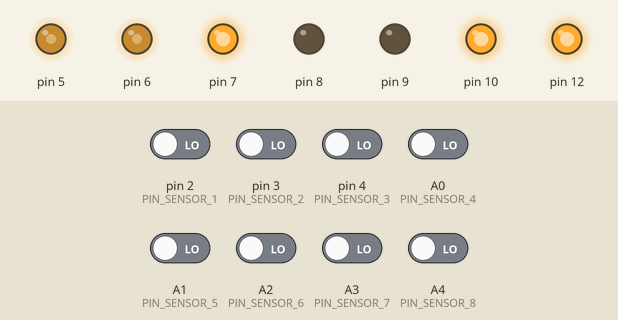
Recording of a program running on a simulated Arduino Nano, built with avr-gcc and run on an emulated ATmega328P. On the bench: output pins drawn as LEDs (lit = HIGH). The test bench sets the inputs (shaded band); at power-on: A0 (PIN_SENSOR_4), A1 (PIN_SENSOR_5), A2 (PIN_SENSOR_6), A3 (PIN_SENSOR_7), A4 (PIN_SENSOR_8), pin 2 (PIN_SENSOR_1), pin 3 (PIN_SENSOR_2), pin 4 (PIN_SENSOR_3) LOW.

Above: at 1.2 s.
1.3 s: pin 2 (PIN_SENSOR_1) driven HIGH
4.3 s: A2 (PIN_SENSOR_6) driven HIGH
7.3 s: A2 (PIN_SENSOR_6) driven LOW
10.3 s: pin 2 (PIN_SENSOR_1) driven LOW
13.3 s: pin 2 (PIN_SENSOR_1) driven HIGH and pin 3 (PIN_SENSOR_2) driven HIGH and pin 4 (PIN_SENSOR_3) driven HIGH and A0 (PIN_SENSOR_4) driven HIGH and A1 (PIN_SENSOR_5) driven HIGH
At 14.5 s:
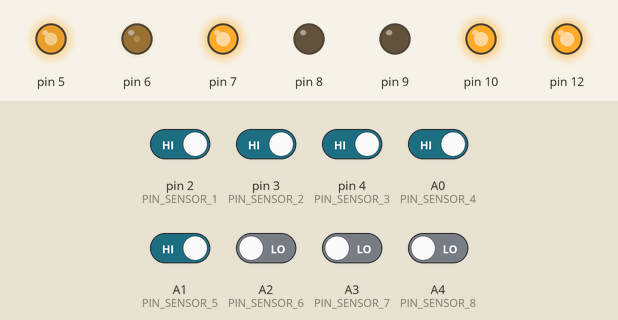
14.8 s: pin 4 (PIN_SENSOR_3) driven LOW
At 60.2 s:
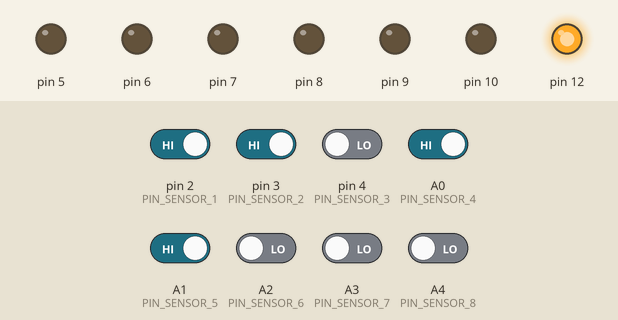
Timing chart, 0 to 60.5 s (numbered marks = the images above; inputs shaded):
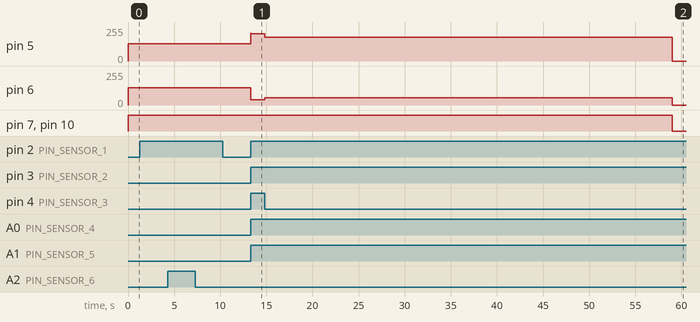

Measured:
- after the input at 13.3 s, pin 5: 130/255 → 206/255 at once; pin 6: 130/255 → 40/255 at once
- after the input at 14.8 s, pin 5: 206/255 → 179/255 after 0.05 s, → 180/255 0.06 s later, → 0/255 44.1 s later; pin 6: 40/255 → 55/255 after 0.05 s, → 54/255 0.06 s later, → 0/255 44.1 s later

The program:

main.cpp
```cpp
#include <Arduino.h>
#include "Config.h"
#include "LineFollower.h"

/**
 * @file main.cpp
 * @brief Ponto de entrada principal do firmware do seguidor de linha competitivo.
 */

// Instância global do controlador do robô
LineFollower robot;

void setup() {
    robot.begin();
}

void loop() {
    robot.update();
}
```

LineFollower.h
```cpp
#ifndef LINE_FOLLOWER_H
#define LINE_FOLLOWER_H

#include <Arduino.h>
#include "Config.h"
#include "RobotState.h"
#include "LineSensors.h"
#include "MotorDriver.h"

/**
 * @class LineFollower
 * @brief Orquestrador principal do robô seguidor de linha (FSM, PID, diagnósticos, timers).
 */
class LineFollower {
public:
    LineFollower();

    /**
     * @brief Inicializa o robô, motores, sensores e pinos de controle.
     */
    void begin();

    /**
     * @brief Função de atualização executada repetidamente no loop() principal.
     */
    void update();

    /**
     * @brief Retorna o estado atual da máquina de estados do robô.
     */
    RobotState getState() const;

    /**
     * @brief Habilita ou desabilita a transmissão de dados de diagnóstico pela Serial.
     */
    void setDiagnosticEnabled(bool enabled);

    /**
     * @brief Permite ajustar os ganhos PID em tempo de execução.
     */
    void setPIDGains(float kp, float kd, float ki);

    /**
     * @brief Exibe as métricas de diagnóstico na Serial se habilitado.
     */
    void printDiagnostic();

private:
    LineSensors _sensors;
    MotorDriver _motors;
    RobotState  _state;

    float _kp;
    float _kd;
    float _ki;

    float _lastError;
    float _filteredDerivative;
    float _integral;

    uint32_t _lastLoopTimeMicros;
    uint32_t _startTimeMs;
    uint32_t _stateTimerMs;
    uint32_t _lastDiagTimeMs;
    uint32_t _countdownLedTimerMs;

    uint8_t _intersectionConfirmCount;
    uint8_t _intersectionExitCount;
    bool    _diagnosticEnabled;
    bool    _ledState;

    void processWaitingStart();
    void processStartCountdown();
    void processFollowingLine(uint32_t elapsedMicros);
    void processIntersectionCrossing();
    void processGapCrossing();
    void processSearchingLine();
    void processStopped();
    void checkSafetyTimeout();
};

#endif // LINE_FOLLOWER_H
```

LineSensors.h
```cpp
#ifndef LINE_SENSORS_H
#define LINE_SENSORS_H

#include <Arduino.h>
#include "Config.h"

/**
 * @class LineSensors
 * @brief Gerencia a leitura, filtragem e cálculo de posição do módulo HY-S301 de 8 sensores digitais IR.
 */
class LineSensors {
public:
    LineSensors();

    /**
     * @brief Inicializa os pinos dos sensores e habilita o emissor IR.
     */
    void begin();

    /**
     * @brief Executa a leitura simultânea dos 8 canais e calcula a posição ponderada da linha.
     */
    void update();

    /**
     * @brief Retorna a máscara binária dos 8 sensores (Bit 7 = S1 / Extremo Esquerdo, Bit 0 = S8 / Extremo Direito).
     */
    uint8_t getRawBitmask() const;

    /**
     * @brief Retorna a quantidade de sensores que identificam a linha preta no ciclo atual.
     */
    uint8_t getActiveCount() const;

    /**
     * @brief Retorna o deslocamento lateral calculado da linha em relação ao centro do robô (-3500 a +3500).
     */
    int16_t getPosition() const;

    /**
     * @brief Retorna a última posição válida calculada quando a linha estava visível.
     */
    int16_t getLastValidPosition() const;

    /**
     * @brief Indica se ao menos um sensor está detectando a linha preta.
     */
    bool isLineDetected() const;

    /**
     * @brief Verifica se a contagem de sensores ativos atinge o limiar de cruzamento.
     * @param threshold Limiar mínimo de sensores ativos (ex: 5).
     */
    bool isIntersection(uint8_t threshold = INTERSECTION_SENSOR_THRESHOLD) const;

    /**
     * @brief Verifica se todos os sensores estão identificando fundo branco (fora da linha).
     */
    bool isAllWhite() const;

    /**
     * @brief Verifica se todos os 8 sensores estão identificando linha preta simultaneamente.
     */
    bool isAllBlack() const;

    /**
     * @brief Retorna o estado lógico individual de um sensor (0 = branco, 1 = linha preta).
     * @param index Índice do sensor (0 a 7).
     */
    uint8_t getSensorState(uint8_t index) const;

private:
    const uint8_t _pins[NUM_SENSORS] = {
        PIN_SENSOR_1, PIN_SENSOR_2, PIN_SENSOR_3, PIN_SENSOR_4,
        PIN_SENSOR_5, PIN_SENSOR_6, PIN_SENSOR_7, PIN_SENSOR_8
    };

    uint8_t _states[NUM_SENSORS];     ///< Estado lógico normalizado (1 = sobre a linha preta, 0 = no fundo branco)
    uint8_t _rawBitmask;             ///< Representação binária dos 8 canais
    uint8_t _activeCount;            ///< Quantidade de sensores ativos na linha preta
    int16_t _position;               ///< Posição atual ponderada (-3500 a +3500)
    int16_t _lastValidPosition;      ///< Memória da última posição antes de perder a linha
    bool    _lineDetected;           ///< Flag de linha visível
};

#endif // LINE_SENSORS_H
```

RobotState.h
```cpp
#ifndef ROBOT_STATE_H
#define ROBOT_STATE_H

/**
 * @file RobotState.h
 * @brief Definição dos estados da Máquina de Estados Finitos (FSM) do robô seguidor de linha.
 */

enum class RobotState {
    WAITING_START,          ///< Aguardando sinal de início (botão ou tempo)
    START_COUNTDOWN,        ///< Contagem regressiva com indicação por LED
    FOLLOWING_LINE,         ///< Controle principal PD/PID de seguimento de linha
    INTERSECTION_CROSSING,  ///< Travessia reta de cruzamento de 90 graus
    GAP_CROSSING,           ///< Travessia de interrupção da linha (gap de até 10 cm)
    SEARCHING_LINE,         ///< Busca inteligente de linha após perda de trajetória
    STOPPED                 ///< Parado (tempo limite atingido, fim da prova ou emergência)
};

/**
 * @brief Retorna o nome textual do estado para exibições e diagnósticos via Serial.
 * @param state Estado atual do robô.
 * @return String constante com o nome do estado.
 */
inline const char* getRobotStateName(RobotState state) {
    switch (state) {
        case RobotState::WAITING_START:         return "WAITING_START";
        case RobotState::START_COUNTDOWN:       return "START_COUNTDOWN";
        case RobotState::FOLLOWING_LINE:        return "FOLLOWING_LINE";
        case RobotState::INTERSECTION_CROSSING: return "INTERSECTION_CROSSING";
        case RobotState::GAP_CROSSING:          return "GAP_CROSSING";
        case RobotState::SEARCHING_LINE:        return "SEARCHING_LINE";
        case RobotState::STOPPED:               return "STOPPED";
        default:                                return "UNKNOWN";
    }
}

#endif // ROBOT_STATE_H
```

LineFollower.cpp
```cpp
#include "LineFollower.h"

LineFollower::LineFollower()
    : _state(RobotState::FOLLOWING_LINE),
      _kp(DEFAULT_KP),
      _kd(DEFAULT_KD),
      _ki(DEFAULT_KI),
      _lastError(0.0f),
      _filteredDerivative(0.0f),
      _integral(0.0f),
      _lastLoopTimeMicros(0),
      _startTimeMs(0),
      _stateTimerMs(0),
      _lastDiagTimeMs(0),
      _intersectionConfirmCount(0),
      _intersectionExitCount(0),
      _diagnosticEnabled(CONFIG_MODE_DIAGNOSTIC_DEFAULT != 0),
      _ledState(false) {}

void LineFollower::begin() {
    if (_diagnosticEnabled) {
        Serial.begin(DIAGNOSTIC_BAUD_RATE);
    }

    _sensors.begin();
    _motors.begin();

    _state = RobotState::FOLLOWING_LINE;
    _startTimeMs = millis();
    _stateTimerMs = millis();
    _lastLoopTimeMicros = micros();
}

void LineFollower::setDiagnosticEnabled(bool enabled) {
    _diagnosticEnabled = enabled;
    if (_diagnosticEnabled && !Serial) {
        Serial.begin(DIAGNOSTIC_BAUD_RATE);
    }
}

void LineFollower::setPIDGains(float kp, float kd, float ki) {
    _kp = kp;
    _kd = kd;
    _ki = ki;
}

RobotState LineFollower::getState() const {
    return _state;
}

void LineFollower::update() {
    uint32_t nowMicros = micros();
    uint32_t elapsedMicros = nowMicros - _lastLoopTimeMicros;

    // Temporização não bloqueante do ciclo principal de controle
    if (elapsedMicros < LOOP_TARGET_MICROS) {
        return;
    }
    _lastLoopTimeMicros = nowMicros;

    // Leitura atualizada dos sensores de linha
    _sensors.update();

    // Verificação contínua do tempo limite da prova (60s regulamento)
    checkSafetyTimeout();

    // Execução da Máquina de Estados Finitos (FSM)
    switch (_state) {
        case RobotState::FOLLOWING_LINE:
            processFollowingLine(elapsedMicros);
            break;

        case RobotState::INTERSECTION_CROSSING:
            processIntersectionCrossing();
            break;

        case RobotState::GAP_CROSSING:
            processGapCrossing();
            break;

        case RobotState::SEARCHING_LINE:
            processSearchingLine();
            break;

        case RobotState::STOPPED:
            processStopped();
            break;

        default:
            _state = RobotState::FOLLOWING_LINE;
            break;
    }

    // Emissão de telemetria serial se ativada
    if (_diagnosticEnabled && (millis() - _lastDiagTimeMs >= DIAGNOSTIC_INTERVAL_MS)) {
        _lastDiagTimeMs = millis();
        printDiagnostic();
    }
}

void LineFollower::processFollowingLine(uint32_t elapsedMicros) {
    // 1. Verificação de Cruzamento de 90° (Vários sensores na linha)
    if (_sensors.isIntersection(INTERSECTION_SENSOR_THRESHOLD)) {
        _intersectionConfirmCount++;
        if (_intersectionConfirmCount >= INTERSECTION_CONFIRM_SAMPLES) {
            _state = RobotState::INTERSECTION_CROSSING;
            _stateTimerMs = millis();
            _intersectionConfirmCount = 0;
            return;
        }
    } else {
        _intersectionConfirmCount = 0;
    }

    // 2. Verificação de Perda de Linha / GAP de 10 cm
    if (!_sensors.isLineDetected()) {
        // Reseta o integral e o derivativo ao sair do seguimento: evita "chute" de windup
        // ao reencontrar a linha após um gap ou após a busca inteligente.
        _integral = 0.0f;
        _filteredDerivative = 0.0f;

        if (abs((long)_lastError) < STRAIGHT_ERROR_THRESHOLD) {
            // Estava centralizado em reta: classifica como possível GAP de 10 cm
            _state = RobotState::GAP_CROSSING;
            _stateTimerMs = millis();
            return;
        } else {
            // Estava em curva ou com erro elevado: inicia busca inteligente
            _state = RobotState::SEARCHING_LINE;
            _stateTimerMs = millis();
            return;
        }
    }

    // 3. Cálculo do Controlador PD/PID
    float error = (float)_sensors.getPosition();
    float dt = (float)elapsedMicros / 1000000.0f;

    // Blindagem contra micros() rollover (a cada ~71 min) e divisão por zero
    if (dt <= 0.0001f || dt > 0.1f) {
        dt = 0.002f;
    }

    // Termo Derivativo com filtro passa-baixas
    float rawDerivative = (error - _lastError) / dt;
    _filteredDerivative = (DERIVATIVE_ALPHA * _filteredDerivative) + ((1.0f - DERIVATIVE_ALPHA) * rawDerivative);

    // Termo Integral opcional com anti-windup
    _integral += error * dt;
    _integral = constrain(_integral, -INTEGRAL_WINDUP_LIMIT, INTEGRAL_WINDUP_LIMIT);

    // Cálculo da sinal de correção
    float correction = (_kp * error) + (_kd * _filteredDerivative) + (_ki * _integral);
    correction = constrain(correction, (float)-MAX_CORRECTION, (float)MAX_CORRECTION);
    _lastError = error;

    // 4. Modulação Adaptativa de Velocidade
    float absErr = abs(error);
    int16_t currentBaseSpeed = BASE_SPEED;

    if (absErr < 600.0f) {
        // Trecho Reto: Acelera progressivamente até MAX_SPEED
        float straightFactor = 1.0f - (absErr / 600.0f);
        currentBaseSpeed = BASE_SPEED + (int16_t)((MAX_SPEED - BASE_SPEED) * straightFactor);
    } else {
        // Curva: Reduz velocidade proporcionalmente à severidade do erro
        float curveSeverity = (absErr - 600.0f) / 2900.0f;
        currentBaseSpeed = BASE_SPEED - (int16_t)((BASE_SPEED - MIN_SPEED) * curveSeverity * CURVE_SLOWDOWN_FACTOR);
    }
    currentBaseSpeed = constrain(currentBaseSpeed, MIN_SPEED, MAX_SPEED);

    // 5. Aplicação do Controle Diferencial nos Motores
    int16_t leftSpeed  = currentBaseSpeed + (int16_t)correction;
    int16_t rightSpeed = currentBaseSpeed - (int16_t)correction;

    leftSpeed  = constrain(leftSpeed,  MIN_SPEED, MAX_SPEED);
    rightSpeed = constrain(rightSpeed, MIN_SPEED, MAX_SPEED);

    _motors.setSpeeds(leftSpeed, rightSpeed);
}

void LineFollower::processIntersectionCrossing() {
    // Mantém o robô em linha reta ignorando correções laterais
    _motors.setSpeeds(BASE_SPEED, BASE_SPEED);

    // Condição de saída 1: Tempo máximo de cruzamento atingido
    if (millis() - _stateTimerMs > INTERSECTION_MAX_TIME_MS) {
        _state = RobotState::FOLLOWING_LINE;
        return;
    }

    // Condição de saída 2: Sensores retornam ao padrão normal de seguimento
    if (!_sensors.isIntersection(INTERSECTION_SENSOR_THRESHOLD)) {
        _intersectionExitCount++;
        if (_intersectionExitCount >= INTERSECTION_EXIT_SAMPLES) {
            _state = RobotState::FOLLOWING_LINE;
            _intersectionExitCount = 0;
        }
    } else {
        _intersectionExitCount = 0;
    }
}

void LineFollower::processGapCrossing() {
    // Mantém a velocidade e trajetória constante no GAP de 10 cm
    _motors.setSpeeds(GAP_SPEED, GAP_SPEED);

    // Se qualquer sensor reencontrar a linha preta, retoma o seguimento
    if (_sensors.isLineDetected()) {
        _state = RobotState::FOLLOWING_LINE;
        return;
    }

    // Se exceder o tempo estimado para 10 cm, muda para busca de linha
    if (millis() - _stateTimerMs > GAP_MAX_TIME_MS) {
        _state = RobotState::SEARCHING_LINE;
        _stateTimerMs = millis();
    }
}

void LineFollower::processSearchingLine() {
    // Varredura alternada: se a busca anterior não encontrou a linha no lado
    // inicial, inverte a direção de varredura a cada SEARCH_SWEEP_TIME_MS.
    uint32_t elapsed = millis() - _stateTimerMs;
    bool sweepLeft = ((elapsed / SEARCH_SWEEP_TIME_MS) % 2) == 0;

    if (sweepLeft) {
        // Varredura para a esquerda
        _motors.setSpeeds(-SEARCH_SPEED, SEARCH_SPEED);
    } else {
        // Varredura para a direita
        _motors.setSpeeds(SEARCH_SPEED, -SEARCH_SPEED);
    }

    // Se reencontrar a linha, retoma o seguimento normal
    if (_sensors.isLineDetected()) {
        _state = RobotState::FOLLOWING_LINE;
        return;
    }

    // Se esgotar o tempo limite de busca, para por segurança
    if (elapsed > SEARCH_MAX_TIME_MS) {
        _state = RobotState::STOPPED;
    }
}

void LineFollower::processStopped() {
    _motors.stop();
}

void LineFollower::checkSafetyTimeout() {
    if (_state == RobotState::FOLLOWING_LINE ||
        _state == RobotState::INTERSECTION_CROSSING ||
        _state == RobotState::GAP_CROSSING ||
        _state == RobotState::SEARCHING_LINE) {

        if (millis() - _startTimeMs >= MAX_EXECUTION_TIME_MS) {
            _state = RobotState::STOPPED;
            _motors.brake();
        }
    }
}

void LineFollower::printDiagnostic() {
    if (!Serial) return;

    // Formatação conforme especificação:
    // SENSORS: 00011000
    // ACTIVE: 2
    // POSITION: 0
    // ERROR: 0
    // LEFT_PWM: 135
    // RIGHT_PWM: 135
    // STATE: FOLLOWING_LINE

    uint8_t bitmask = _sensors.getRawBitmask();
    char bitStr[9];
    for (int i = 7; i >= 0; i--) {
        bitStr[7 - i] = (bitmask & (1 << i)) ? '1' : '0';
    }
    bitStr[8] = '\0';

    Serial.print(F("SENSORS: "));
    Serial.println(bitStr);

    Serial.print(F("ACTIVE: "));
    Serial.println(_sensors.getActiveCount());

    Serial.print(F("POSITION: "));
    Serial.println(_sensors.getPosition());

    Serial.print(F("ERROR: "));
    Serial.println((int16_t)_lastError);

    Serial.print(F("LEFT_PWM: "));
    Serial.println(_motors.getLeftPWM());

    Serial.print(F("RIGHT_PWM: "));
    Serial.println(_motors.getRightPWM());

    Serial.print(F("STATE: "));
    Serial.println(getRobotStateName(_state));

    Serial.print(F("LINE: "));
    Serial.println(_sensors.isLineDetected() ? F("YES") : F("NO"));

    Serial.println(F("--------------------"));
}
```

MotorDriver.h
```cpp
#ifndef MOTOR_DRIVER_H
#define MOTOR_DRIVER_H

#include <Arduino.h>
#include "Config.h"

/**
 * @class MotorDriver
 * @brief Interface de controle para a Ponte H Dupla (ENA/ENB, IN1/IN2/IN3/IN4) dos motores DC.
 */
class MotorDriver {
public:
    MotorDriver();

    /**
     * @brief Configura os pinos dos motores como saídas e inicializa em estado parado.
     */
    void begin();

    /**
     * @brief Define as velocidades dos motores com compensação, inversão e rampa de aceleração.
     * @param leftSpeed Velocidade desejada para o motor esquerdo (-255 a +255).
     * @param rightSpeed Velocidade desejada para o motor direito (-255 a +255).
     */
    void setSpeeds(int16_t leftSpeed, int16_t rightSpeed);

    /**
     * @brief Define a velocidade do motor esquerdo individualmente (-255 a +255).
     */
    void setLeftMotor(int16_t speed);

    /**
     * @brief Define a velocidade do motor direito individualmente (-255 a +255).
     */
    void setRightMotor(int16_t speed);

    /**
     * @brief Parada suave (desativa a alimentação dos motores / inércia livre).
     */
    void stop();

    /**
     * @brief Frenagem ativa dos motores (curto-circuito nos enrolamentos via ponte H).
     */
    void brake();

    /**
     * @brief Retorna a velocidade PWM atual aplicada ao motor esquerdo.
     */
    int16_t getLeftPWM() const;

    /**
     * @brief Retorna a velocidade PWM atual aplicada ao motor direito.
     */
    int16_t getRightPWM() const;

private:
    int16_t _currentLeftPWM;    ///< PWM atual aplicado no motor esquerdo
    int16_t _currentRightPWM;   ///< PWM atual aplicado no motor direito

    /**
     * @brief Aplica diretamente a tensão/sentido nos pinos da ponte H de um motor.
     */
    void driveMotorPins(uint8_t pwmPin, uint8_t in1Pin, uint8_t in2Pin, int16_t speed, bool invert);
};

#endif // MOTOR_DRIVER_H
```

Source omitted: LineSensors.cpp (2585 bytes), Config.h (8153 bytes), MotorDriver.cpp (3214 bytes)
